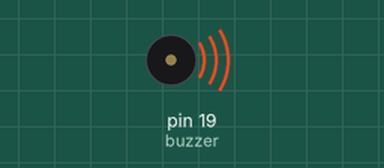
A sketch run on a simulated Arduino Uno, built with avr-gcc and run on an emulated ATmega328P. Parts: buzzer (waves = sounding).

Above: at 0.2 s.
At 2.7 s:
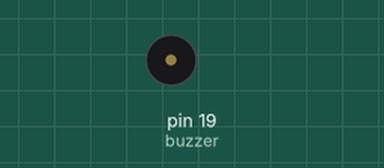
Timing chart, 0 to 5.2 s (numbered marks = the images above):
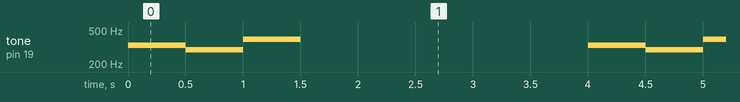

Measured:
- by itself, tone on pin 19 (buzzer): repeats every 4.0 s: 294 Hz 0.50 s, 392 Hz 0.50 s, silent 2.5 s, 330 Hz 0.50 s

The sketch:

sketch_1_.ino
```cpp
int buzzer=19;
void setup()
{
  Serial.begin(115200);
}
void loop()
{
  tone(buzzer, 392, 500);
  tone(buzzer, 330, 500);
  tone(buzzer, 330, 500);
  delay(500);
  tone(buzzer, 349, 500);
  tone(buzzer, 294, 500);
  tone(buzzer, 294, 500);
  delay(500);
  tone(buzzer, 262, 500);
  tone(buzzer, 294, 500);
  tone(buzzer, 330, 500);
  tone(buzzer, 349, 500);
  tone(buzzer, 392, 500);
  tone(buzzer, 392, 500);
  tone(buzzer, 392, 500);
  delay(3000);
}
```
